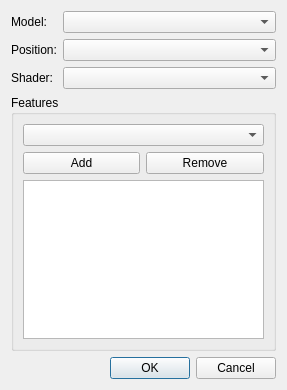
<?xml version="1.0" encoding="UTF-8"?>
<ui version="4.0">
 <class>guiModelEditor</class>
 <widget class="QDialog" name="guiModelEditor">
  <property name="geometry">
   <rect>
    <x>0</x>
    <y>0</y>
    <width>287</width>
    <height>390</height>
   </rect>
  </property>
  <property name="windowTitle">
   <string>Dialog</string>
  </property>
  <layout class="QFormLayout" name="formLayout">
   <item row="0" column="0">
    <widget class="QLabel" name="label">
     <property name="text">
      <string>Model:</string>
     </property>
    </widget>
   </item>
   <item row="0" column="1">
    <widget class="QComboBox" name="cboModels"/>
   </item>
   <item row="1" column="0">
    <widget class="QLabel" name="label_2">
     <property name="text">
      <string>Position:</string>
     </property>
    </widget>
   </item>
   <item row="1" column="1">
    <widget class="QComboBox" name="cboPositions"/>
   </item>
   <item row="2" column="0">
    <widget class="QLabel" name="label_3">
     <property name="text">
      <string>Shader:</string>
     </property>
    </widget>
   </item>
   <item row="2" column="1">
    <widget class="QComboBox" name="cboShaders"/>
   </item>
   <item row="3" column="0" colspan="2">
    <widget class="QGroupBox" name="groupBox">
     <property name="title">
      <string>Features</string>
     </property>
     <layout class="QGridLayout" name="gridLayout">
      <item row="0" column="0" colspan="2">
       <widget class="QComboBox" name="cboFeatures"/>
      </item>
      <item row="2" column="1">
       <widget class="QPushButton" name="btnFeatureRemove">
        <property name="text">
         <string>Remove</string>
        </property>
       </widget>
      </item>
      <item row="2" column="0">
       <widget class="QPushButton" name="btnFeatureAdd">
        <property name="text">
         <string>Add</string>
        </property>
       </widget>
      </item>
      <item row="3" column="0" colspan="2">
       <widget class="QListWidget" name="listFeatures">
        <property name="selectionMode">
         <enum>QAbstractItemView::ExtendedSelection</enum>
        </property>
       </widget>
      </item>
     </layout>
    </widget>
   </item>
   <item row="4" column="0" colspan="2">
    <widget class="QDialogButtonBox" name="buttonBox">
     <property name="orientation">
      <enum>Qt::Horizontal</enum>
     </property>
     <property name="standardButtons">
      <set>QDialogButtonBox::Cancel|QDialogButtonBox::Ok</set>
     </property>
    </widget>
   </item>
  </layout>
 </widget>
 <resources/>
 <connections>
  <connection>
   <sender>buttonBox</sender>
   <signal>accepted()</signal>
   <receiver>guiModelEditor</receiver>
   <slot>accept()</slot>
   <hints>
    <hint type="sourcelabel">
     <x>248</x>
     <y>254</y>
    </hint>
    <hint type="destinationlabel">
     <x>157</x>
     <y>274</y>
    </hint>
   </hints>
  </connection>
  <connection>
   <sender>buttonBox</sender>
   <signal>rejected()</signal>
   <receiver>guiModelEditor</receiver>
   <slot>reject()</slot>
   <hints>
    <hint type="sourcelabel">
     <x>316</x>
     <y>260</y>
    </hint>
    <hint type="destinationlabel">
     <x>286</x>
     <y>274</y>
    </hint>
   </hints>
  </connection>
 </connections>
</ui>
